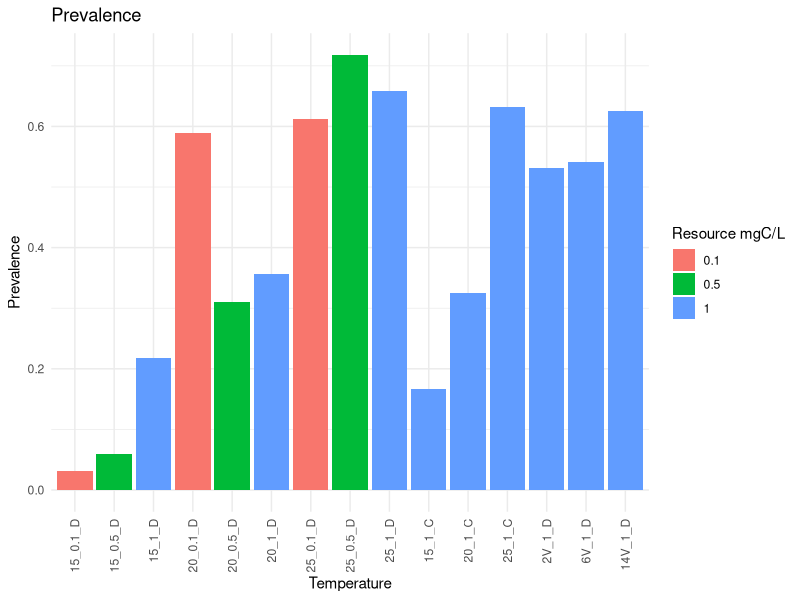
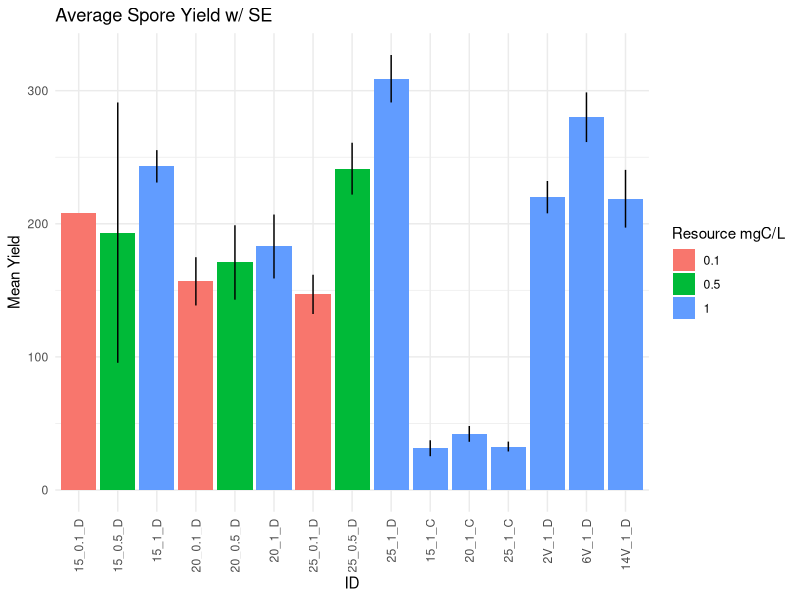
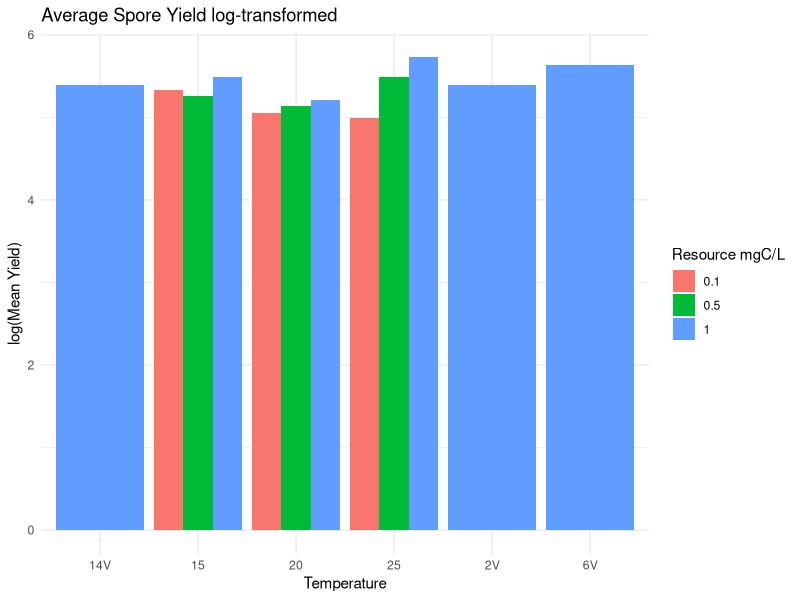
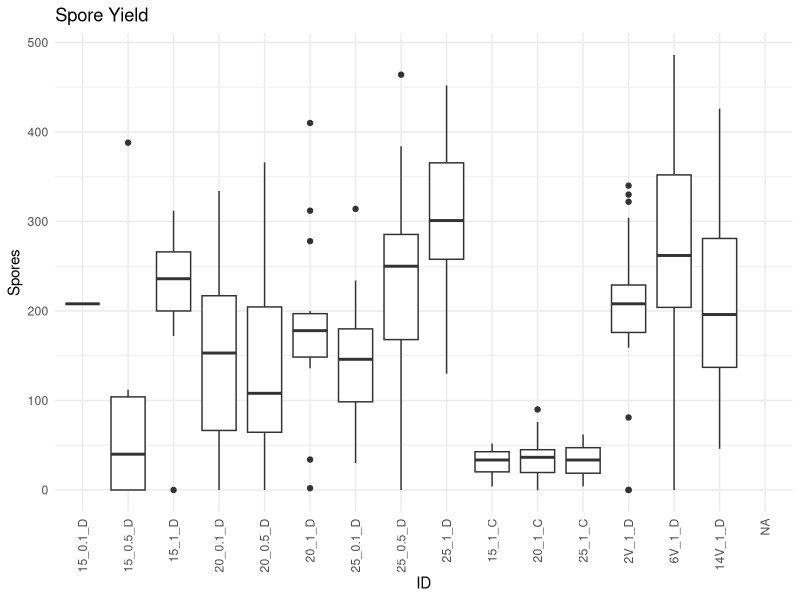
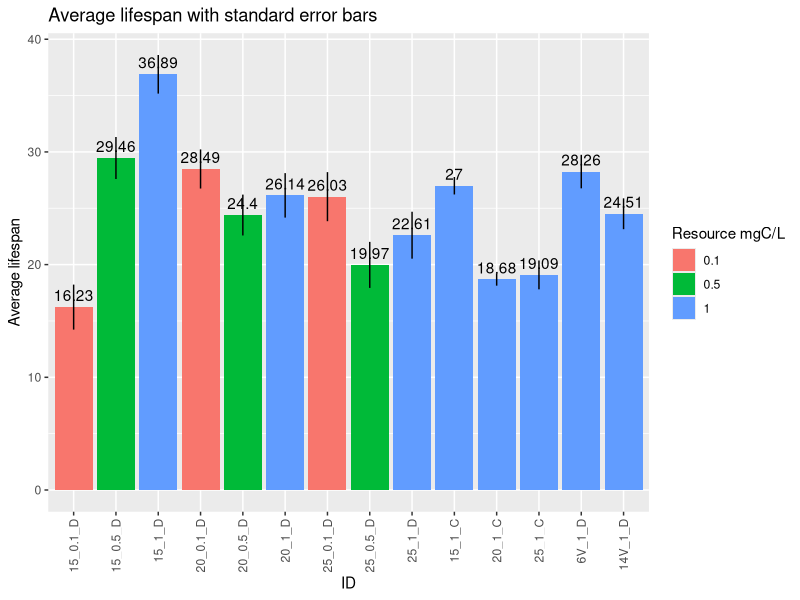

The R source for these figures, in order: (Note: this script raises an error after producing the figures.)
## ---- chunk 1
knitr::opts_chunk$set(echo = TRUE)
knitr::opts_chunk$set(tidy.opts=list(width.cutoff=50),tidy=TRUE)
## ---- chunk 2
library(tidyverse)
library(magrittr)
library(lubridate)
library(here)
## ---- chunk 3
# treatments <- read_csv(here("raw_data/treatments.csv"))
fitness <- read_csv(here("raw_data/main_fitness_data.csv"))
mort <- read_csv(here("raw_data/main_mort_data.csv"))
## ---- chunk 4
prev_threshold = 3125
## ---- chunk 5
mort %<>% mutate(ID = paste(temp, resource, species,sep = "_"))

newOrder <- c("15_0.1_D","15_0.5_D","15_1_D",
              "20_0.1_D","20_0.5_D","20_1_D",
              "25_0.1_D","25_0.5_D","25_1_D",
              "15_1_C","20_1_C","25_1_C",
              "2V_1_D","6V_1_D","14V_1_D")
mort$ID <- factor(mort$ID, levels = newOrder)

prevalence <- mort %>% drop_na(inf) #remove observations with NA for infection status

prevalence %<>% rename(.,infection_status = inf)

treatment_factors <- prevalence %>% dplyr::select(ID,temp,resource, species)
treatment_factors %<>% rename(.,temperature = temp)
treatment_factors %<>% distinct()
treatment_factors$ID <- factor(treatment_factors$ID, levels = newOrder)


prevalence %<>% group_by(ID) %>% summarize(n = n(), prev = sum(infection_status)/n())
prevalence %<>% left_join(.,treatment_factors)
prevalence %>% ggplot(.,aes(x=as.factor(ID),y=prev, fill=as.factor(resource))) +
  geom_col(position="dodge") + 
  labs(title = "Prevalence", fill = "Resource mgC/L", x = "Temperature", y = "Prevalence") + theme_minimal() +
  theme(axis.text.x = element_text(angle = 90, vjust = 0.5, hjust=1))
## ---- chunk 6
mort %<>% mutate(spore_yield = spore_RAW*(spore_water_added+1))

spores <- mort %>% filter(spore_yield>0) %>% group_by(ID) %>% 
  summarize(mean_yield = mean(spore_yield, na.rm=T), 
            # NAs removed but there should be no NAs after the filter
            var = var(spore_yield, na.rm = T), 
            se = sqrt(var(spore_yield, na.rm = T)/n()))
spores %<>% left_join(.,treatment_factors)
spores %>% ggplot(., aes(x=ID, y=mean_yield, fill=as.factor(resource))) + 
  geom_col(position="dodge") + 
  geom_linerange(aes(ymin = mean_yield-se, ymax = mean_yield+se)) +
  labs(title = "Average Spore Yield w/ SE", y = "Mean Yield", fill = "Resource mgC/L", x = "ID") + theme_minimal() +
  theme(axis.text.x = element_text(angle = 90, vjust = 0.5, hjust=1))
spores %>% ggplot(., aes(x=as.factor(temperature), y=log(mean_yield), fill=as.factor(resource))) + 
  geom_col(position="dodge") + 
  labs(title = "Average Spore Yield log-transformed", y = "log(Mean Yield)", fill = "Resource mgC/L", x = "Temperature") + theme_minimal()
mort %>% ggplot(., aes(x=ID, y=spore_yield)) + 
  geom_boxplot() + 
  labs(title = "Spore Yield", y = "Spores", x = "ID") + theme_minimal() +
  theme(axis.text.x = element_text(angle = 90, vjust = 0.5, hjust=1))
## ---- chunk 7
# spore_prev <- left_join(spores, prevalence)
# spore_prev %<>% mutate(.,potential = mean_yield*prev)
# spore_prev %>% ggplot(.,aes(x=ID, y=potential)) + geom_col()
## ---- chunk 8
lifespan <- mort %>% select(ID, mortality_day)
lifespan %<>% mutate(birth_day = "4/5/22")
#mdy(lifespan$birth_date)
lifespan %<>% transmute(ID=ID, birthday=mdy(birth_day), deathday=mdy(mortality_day))
lifespan %<>% mutate(span = deathday - birthday)
lifespan %<>% left_join(.,treatment_factors)


mean_span <- lifespan %>% group_by(ID) %>% summarize(mean_span = mean(span, na.rm=T),
                                                     var = var(span, na.rm = T),
                                                     se = sqrt(var(span, na.rm = T)/n()),
                                                     resource = unique(resource),
                                                     temperature = unique(temperature))

mean_span %<>% filter(ID!="2V_1_D")

mean_span %>% ggplot(.,aes(x=ID, y=as.numeric(mean_span), fill=as.factor(resource))) +
  geom_col(position="dodge") + 
  geom_linerange(aes(ymin = mean_span-se, ymax = mean_span+se)) +
  geom_text(aes(label=round(as.numeric(mean_span), digits = 2)), vjust = -0.5) +
  labs(title = "Average lifespan with standard error bars", y = "Average lifespan", fill = "Resource mgC/L") +
  theme(axis.text.x = element_text(angle = 90, vjust = 0.5, hjust=1))

# lifespan %>% drop_na() %>% ggplot(.,aes(x=as.factor(temperature), y = as.numeric(span), fill=as.factor(resource))) + geom_boxplot(position="dodge") + labs(title="avearge lifespan", x="temperature", y ="lifespan")
# 
# lifespan %>% drop_na() %>% ggplot(.,aes(x=ID, y = as.numeric(span), fill=as.factor(resource))) + geom_boxplot(position = "dodge") + 
#   stat_summary(geom="text", fun=quantile, aes(label=sprintf("%1.1f", ..y..), color=factor(ID)), position=position_nudge(y=0.35), size=3.5) + theme_minimal() + guides(color=F) + labs(title = "Host lifespan", y = "days", fill = "Resource mgC/L")
## ---- chunk 9
fitness %<>% filter(!male %in% c(1) & !REMOVED %in% c(1) & !KBP %in% c(1)) %>% select(-c(male,REMOVED,KBP))
fitness %<>% mutate(ID = paste(temp, resource, species,sep = "_"), .before = species) %>% select(-c(tube, temp, resource, species))

fitness %<>% pivot_longer(.,cols=2:46, names_to = "date", values_to = "fitness")
## ---- chunk 10

fit_by_ID <- fitness %>% group_by(ID) %>% summarize(total_fit = sum(fitness, na.rm = T)) # removed NAs
fit_average <- fit_by_ID %>% group_by(ID) %>% 
  summarize(n = n(), mean_fit = mean(total_fit, na.rm = T), var = var(total_fit, na.rm = T), se = sqrt(var(total_fit, na.rm = T)/n())) # remove NAs
fit_average %<>% left_join(.,treatment_factors)

fit_average$ID <- factor(fit_average$ID, levels = newOrder)

fit_average %>% ggplot(., aes(x=ID, y=mean_fit, fill=as.factor(resource))) +
  geom_col(position="dodge") + 
  geom_linerange(aes(ymin = mean_fit-se, ymax = mean_fit+se)) +
  labs(title = "Average Total Fitness w/ SE", fill = "Resource mgC/L", x = "ID", y="Average Fitness") + theme_minimal() +
  theme(axis.text.x = element_text(angle = 90, vjust = 0.5, hjust=1))
## ---- chunk 11
#rmarkdown::render(here('workshop/exploration_main.Rmd'), output_format = "pdf_document",output_file = here("main.pdf"))
